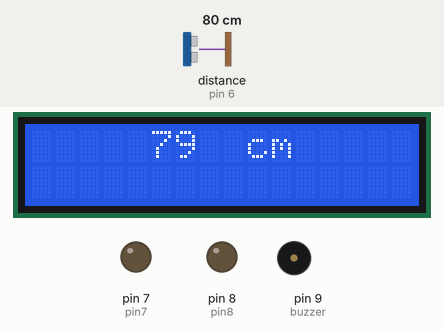
Simulated run of this sketch. Board: Arduino Uno, built with avr-gcc and run on an emulated ATmega328P. Parts: 16×2 character LCD, output pins drawn as LEDs (lit = HIGH), buzzer (waves = sounding). Wiring (inferred from the names in the program): ultrasonic range finder: trigger pin 13; echo pin 6. The test bench sets the inputs (shaded band); at power-on: distance to the obstacle (sensor on pin 6) 80 cm. The echo pulse lasts 58.3 µs per cm; pins used as bus, display or sensor lines are not drawn; what the sketch prints to the serial monitor is not drawn.

Above: at 1.2 s.
1.3 s: distance to the obstacle (sensor on pin 6) set to 2 cm
At 4.1 s:
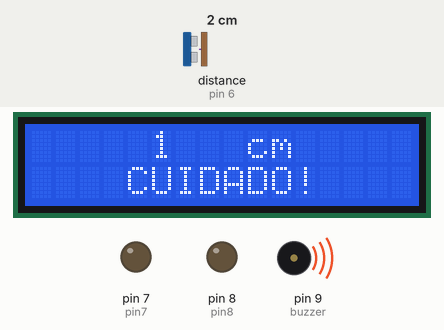
4.6 s: distance to the obstacle (sensor on pin 6) set to 18 cm
At 7.0 s:
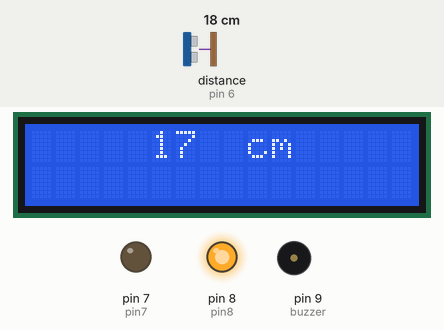
8.1 s: distance to the obstacle (sensor on pin 6) set to 4 cm
At 9.6 s:
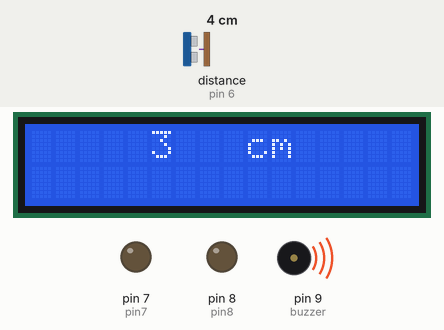
Timing chart, 0 to 16.3 s (numbered marks = the images above; inputs shaded):
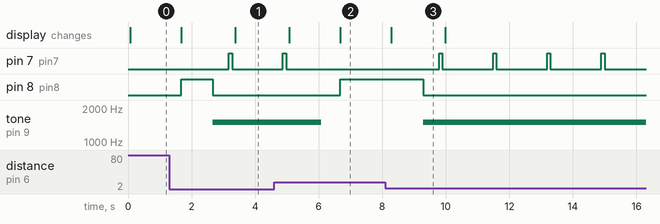

Measured:
- after the input at 1.3 s, pin 7 (pin7): LOW → HIGH after 1.9 s, → LOW 0.10 s later; tone on pin 9 (buzzer): silent → 1500 Hz after 1.4 s; the display: first differs from a run without the input after 0.37 s (image 1 shows a later state)
- after the input at 4.6 s, pin 7 (pin7): goes on until 5.0 s, then stays LOW; pin 8 (pin8): LOW → HIGH after 2.1 s; tone on pin 9 (buzzer): 1500 Hz → silent after 1.5 s; the display: first changes after 0.48 s (image 2 shows a later state)
- after the input at 8.1 s, pin 7 (pin7): alternates HIGH for 0.10 s and LOW for 1.6 s, starting after 1.7 s; pin 8 (pin8): HIGH → LOW after 1.2 s; tone on pin 9 (buzzer): silent → 1500 Hz after 1.2 s; the display: first differs from a run without the input after 0.19 s (image 3)
- what the display in image 3 shows lasts 1.7 s, from 8.3 s to 10.0 s

The sketch:

sensor_de_distancia_com_lcd1.ino
```cpp
#include <LiquidCrystal.h>

int trig = 13;
int echo = 6;
int pin7 = 7;
int pin8 = 8;
const int  buzzer = 9;
LiquidCrystal displayLCD{12, 11, 5, 4, 3, 2};
//

void setup()
{
    displayLCD.begin(16,2);
    Serial.begin(9600);
    pinMode(echo, INPUT);
    pinMode(trig, OUTPUT);
    pinMode(pin7, OUTPUT);
    pinMode(pin8, OUTPUT);
    pinMode(buzzer, OUTPUT);

}
//
void loop()
{
  //Inicio da leitura - Sensor Ultrassônico
    digitalWrite(trig, LOW);
    delayMicroseconds(2);
    digitalWrite(trig, HIGH);
    delayMicroseconds(10);
    digitalWrite(trig, LOW);
  //Tempo de Onda Sônica
    int duracao = pulseIn(echo, HIGH);
  //Calc Distância
    int distancia = (duracao/2) / 29.1;
  //Exibir distância
  	//Monitor Serial
  	Serial.println(distancia);
  	//LCD
  	displayLCD.setCursor(5,0);
  	displayLCD.print(distancia);
  	displayLCD.setCursor(9,0);
  	displayLCD.print("cm");
  	delay(1000);
  if (distancia <= 15)
  {
    digitalWrite(pin8, LOW);
    tone(buzzer, 1500);
    delay(500);
    digitalWrite(pin7, HIGH);
    delay(100);
    digitalWrite(pin7, LOW);
    delay(100);
    // LCD - Aviso
    displayLCD.setCursor(4,1);
    displayLCD.print("CUIDADO!");
  }
  if (distancia>15)
  {
    noTone(buzzer);
    delay(500);
    digitalWrite(pin7, LOW);
    delay(100);
   	digitalWrite(pin8, HIGH);
    displayLCD.setCursor(4,1);
    displayLCD.clear();
  }
}
```
